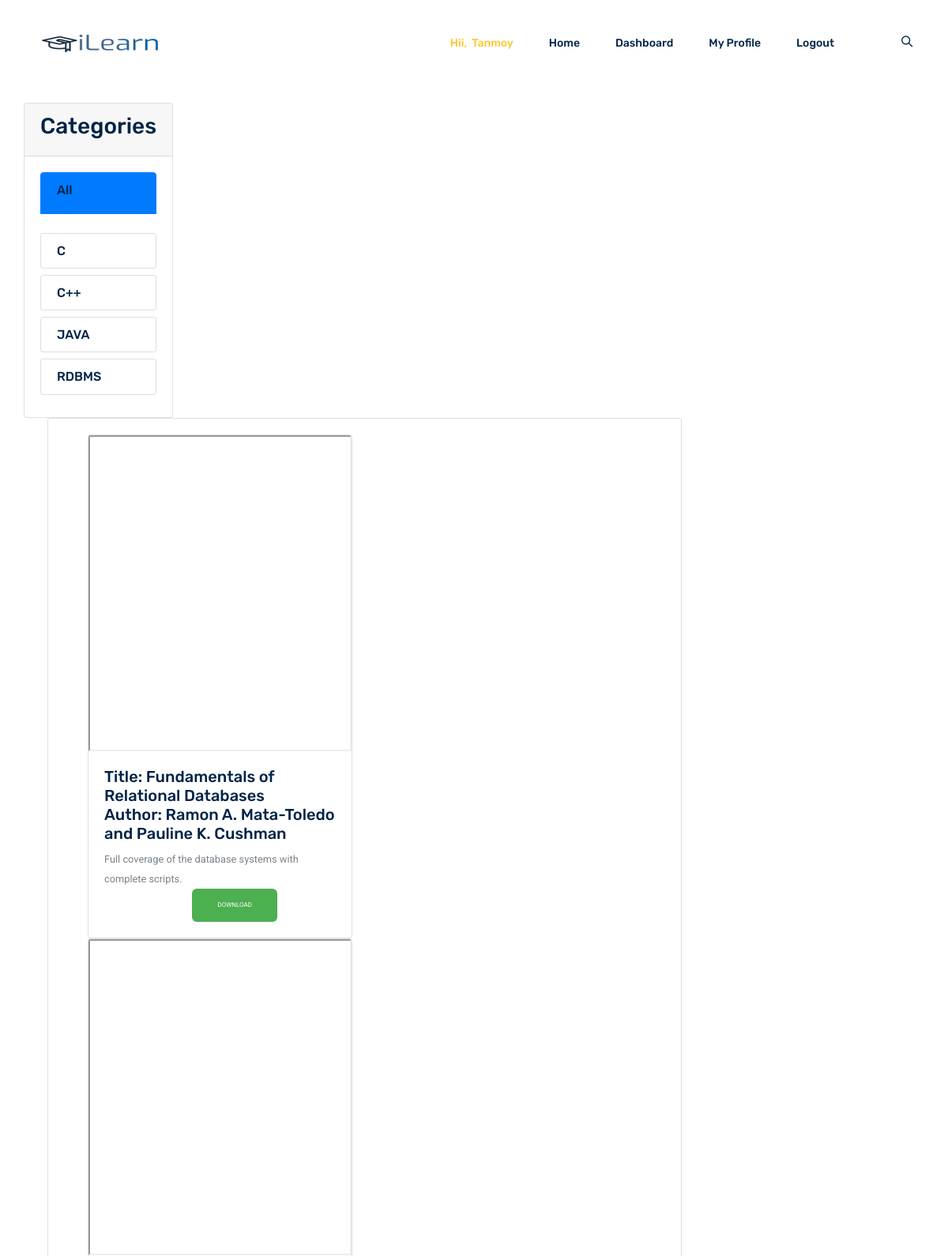
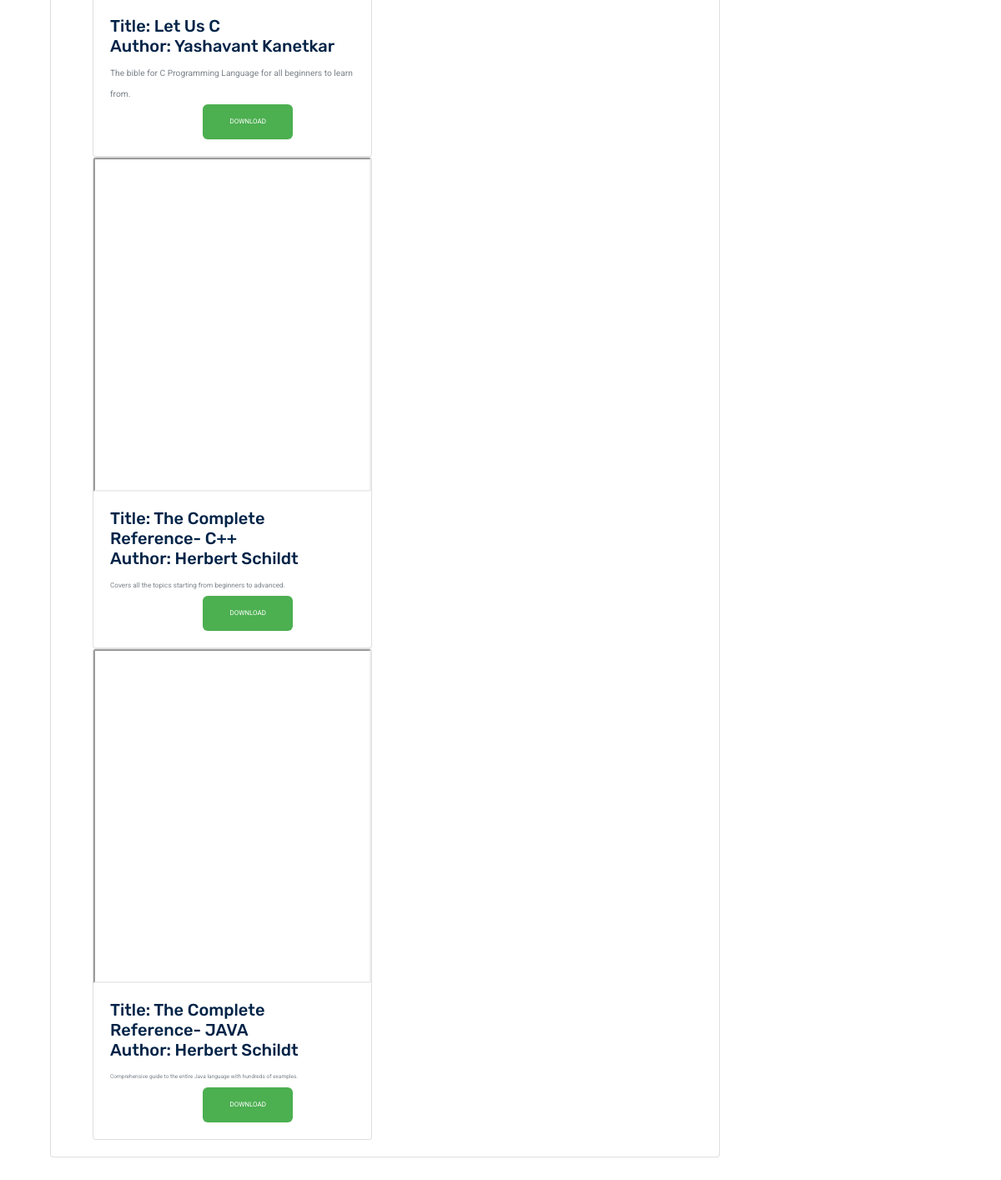
The page /elib.php (signed in) on the database its author committed (2 pictures, top to bottom).
### tables this page shows
CREATE TABLE IF NOT EXISTS `categories` (
  `id` int(30) NOT NULL AUTO_INCREMENT,
  `name` text NOT NULL,
  `description` text NOT NULL,
  PRIMARY KEY (`id`)
);

CREATE TABLE IF NOT EXISTS `books` (
  `id` int(30) NOT NULL AUTO_INCREMENT,
  `category_ids` text NOT NULL,
  `title` varchar(200) NOT NULL,
  `author` text NOT NULL,
  `description` text NOT NULL,
  `image_path` text NOT NULL,
  `pdf_path` text NOT NULL,
  PRIMARY KEY (`id`)
);

### elib.php (the view, shortened to what this page needs)
<!DOCTYPE html>
<html lang="en">
  <head>
    <link rel="stylesheet" href="css/bootstrap.css" />
    <link rel="stylesheet" href="css/flaticon.css" />
    <link rel="stylesheet" href="css/themify-icons.css" />
    <link rel="stylesheet" href="vendors/owl-carousel/owl.carousel.min.css" />
    <link rel="stylesheet" href="vendors/nice-select/css/nice-select.css" />
    <link rel="stylesheet" href="css/style.css" />
  </head>
  <body method="POST">
    <?php
    include 'Connection/common.php';
    include 'header_index.php';
    ?>
    <div class="popular_courses section_gap_top">
        <div class="container">
        <div class="row">
                <div class="card">
                    <div class="card-header"><h3>Categories</div></h3>
                    <div class="card-body">
                        <ul class='list-group' id='cat-list'>
                            <li class='list-group-item' data-id='all' data-href="elib.php?page=home&category_id=all"><h6>All</li></h6>
                        <br>
                            <?php
                                $cat = $con->query("SELECT * FROM categories order by name asc");
                                while($row=$cat->fetch_assoc()):
                             ?>
                        <h6><li class='list-group-item' data-id='<?php echo $row['id'] ?>' data-href="elib.php?page=home&category_id=<?php echo $row['id'] ?>"><?php echo ucwords($row['name']) ?></li> </h6>
                            <?php endwhile; ?>
                        </ul>
                    </div>
                </div>
            </div>
            <div class="col-md-9">
                <div class="card">
                    <div class="card-body">
                        <div class="container">
                            <?php
                                $where = "";
                                $books = $con->query("SELECT * from books $where order by title asc");
                                while($row=$books->fetch_assoc()):
                             ?>
                             <div class="col-sm-6">
                                 <div class="card">
                                     <div class="card-img-top d-flex justify-content-center" style="max-height: 50vh; max-width: 50vh ; overflow: hidden">
                                     <iframe src="<?php echo $row['image_path'] ?>" width="400" height="400"></iframe>
                                     </div>
                                     <div class="card-body prod-item">
                                         <h5>
                                         <p>Title: <?php echo $row['title'] ?></p>
                                         <p>Author: <?php echo $row['author'] ?></p>
                                         <p>
                                            <small>
                                         </h5>
                                         <h7> <p class="truncate"><?php echo $row['description'] ?></p></h7>
                                         <a href="<?php echo $row['pdf_path'] ?> "> <button class="btn btn-primary btn-sm view_prod" type="button" style="background-color: #4CAF50;
                        border: none;
                        color: white;
                        padding: 15px 32px;
                        text-align: left;
                        /*text-decoration: none;*/
                        display: inline-block;
                        font-size: 8px;
                        border-radius: 6px;
                        position: relative;
    left: 38%;">DOWNLOAD
                                             </button></a>
                                     </div>
                                 </div>
                             </div>
                            <?php endwhile; ?>
                            </div>
                    </div>
                </div>
            </div>
        </div>
    </div>
  </body>
</html>

### elib.php (style rules this page uses)
#cat-list li { cursor: pointer; }
.prod-item p { margin: unset; }

### rows shown on the page
categories: name "C"
categories: name "C++"
categories: name "JAVA"
categories: name "RDBMS"
books: title "Fundamentals of Relational Databases", author "Ramon A. Mata-Toledo and Pauline K. Cushman", description "Full coverage of the database systems with complete scripts."
books: title "Let Us C", author "Yashavant Kanetkar", description "The bible for C Programming Language for all beginners to learn from."
books: title "The Complete Reference- C++", author "Herbert Schildt", description "Covers all the topics starting from beginners to advanced."
books: title "The Complete Reference- JAVA", author "Herbert Schildt", description "Comprehensive guide to the entire Java language with hundreds of examples."

### other values the page prints
$firstname "Tanmoy"
